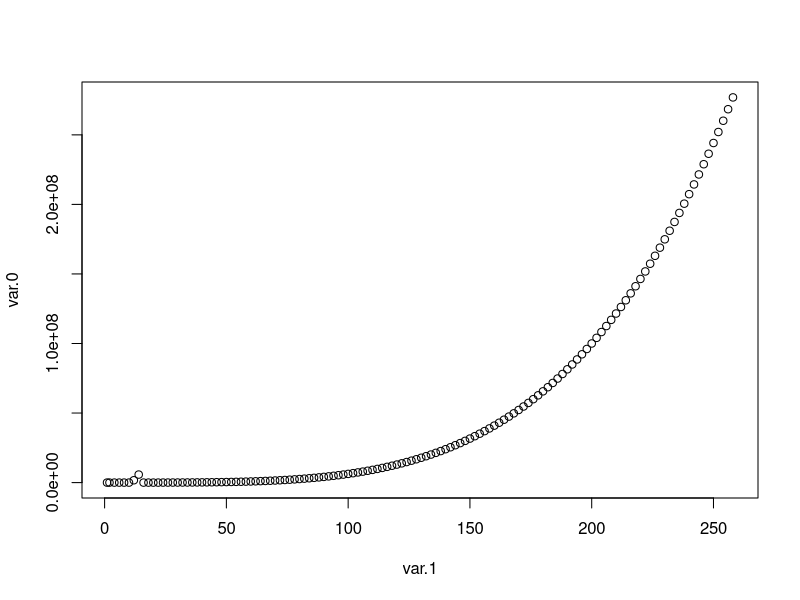

Here is the R script that generated this plot:
var.0 = c(1)
var.1 = c(1)
counter = 0

repeat {

	counter = counter + 1

	var.0 = c(var.0, counter ^ 2)

	if(counter > 128) {
		break;
	}
}

counter = 0

while(counter <= 128) {
	counter = counter + 1

	var.1 = c(var.1, counter * 2)
}

for(value in var.0) {
	if(value > 63 && value < 129)
	{
		next
	}
	if(value > 31) {
		var.0[var.0 == value] = value ^ 2
		#replace(var.0, var.0 == value, value * 2)
	}
}

print(var.0)

plot(var.1, var.0, "p")